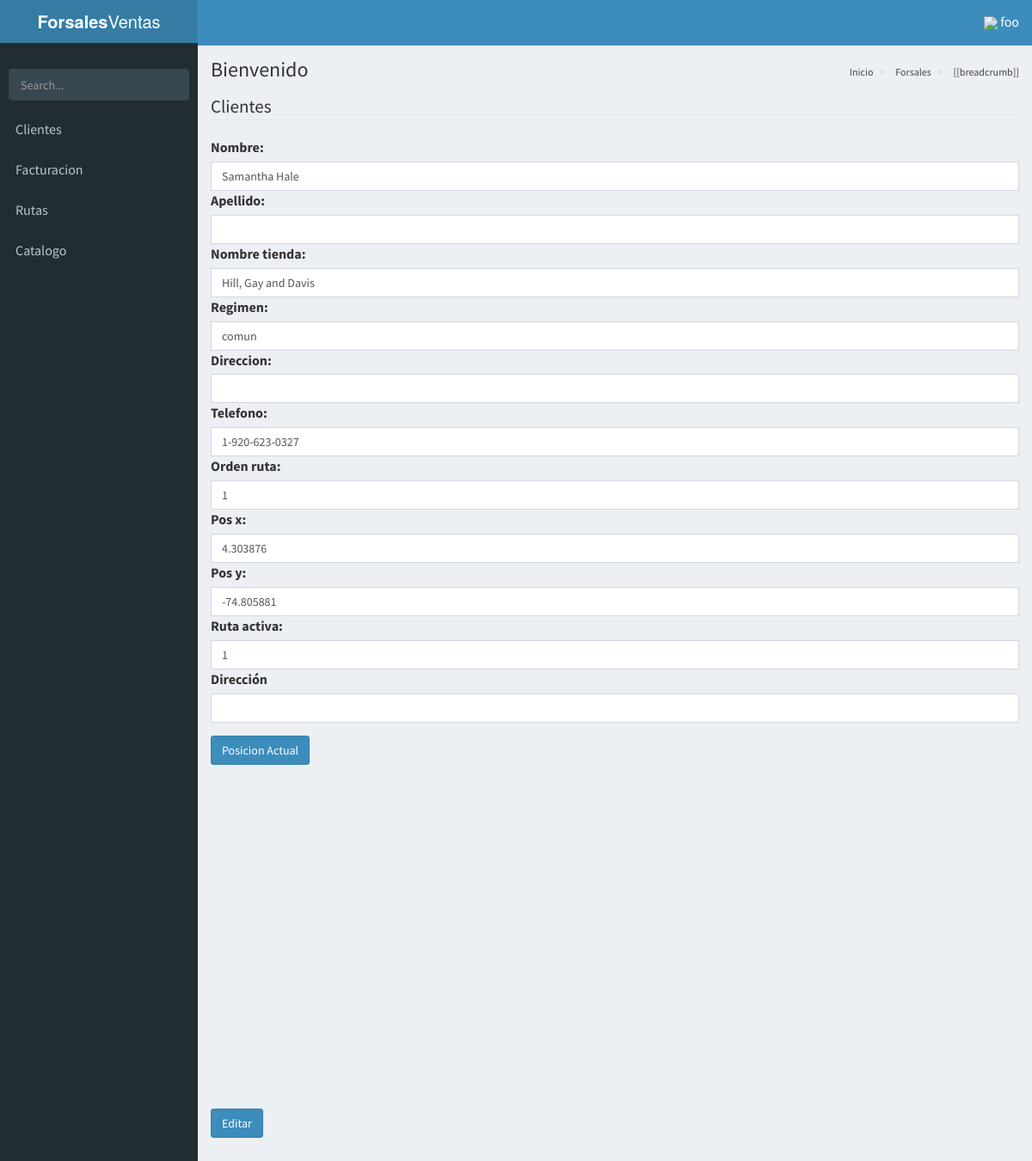
Page /clientes/actualizar/1 (signed in) on the committed database.
### base/models.py (models this page shows, shortened)
class cliente(models.Model):
	class Meta:
		ordering = ['orden_ruta']
	"""docstring for cliente"""
	nombre = models.CharField(max_length=45)
	apellido = models.CharField(max_length=45)
	nombre_tienda = models.CharField(max_length=45)
	regimen = models.CharField(max_length=45)
	direccion = models.CharField(max_length=45)
	telefono = models.CharField(max_length=45)
	orden_ruta = models.IntegerField()
	pos_x = models.CharField(max_length=50)
	pos_y = models.CharField(max_length=50)
	ruta_activa = models.CharField(max_length=1,default=1)

### base/views.py (the view)
# urls.py: url(r'^clientes/actualizar/(?P<pk>\d+)$', ActualizarCliente.as_view(), name="actualizar_cliente"),
class ActualizarCliente(LoginRequiredMixin,UpdateView):
	model = cliente
	fields = '__all__'
	template_name = 'clientes/actualizar.html'
	success_url = reverse_lazy('listar_clientes')

### base/templates/clientes/actualizar.html (shortened to what this page needs)
{% extends 'AdminLTE/index.html' %}
{% load bootstrap %}
{% load static %}
{% block content %}
<form method="post" role="form">
    <legend>Clientes</legend>
    {{ form|bootstrap }}
      <div class="form-group bmd-form-group is-filled">
        <label for="id_ruta_activa" class="control-label   bmd-label-static">Dirección</label>
        <div class=" ">
          <input id="map-address" maxlength="1" class="form-control">
        </div>
      </div>
      <button type="button" class="btn btn-primary mb-5" id="current"> Posicion Actual</button>
      <div id="g-map" style="width: 500px; height: 400px;"></div>
    <div class="form-group mt-5">
      <button type="submit" class="btn btn-primary">Editar</button>
    </div>
</form>
{% endblock content %}

### base/templates/AdminLTE/index.html (shortened to what this page needs)
{% load static %}
<!DOCTYPE html>
<html>
<head>
<link rel="stylesheet" href="https://unpkg.com/bootstrap-material-design@4.0.0-beta.3/dist/css/bootstrap-material-design.min.css"
>
  <link rel="stylesheet" href="{% static 'css/AdminLTE/bootstrap/css/bootstrap.min.css' %}">
  <link rel="stylesheet" href="{% static 'css/AdminLTE/AdminLTE.min.css' %}">
  <link rel="stylesheet" href="{% static 'css/AdminLTE/skins/_all-skins.min.css' %}">
  <link rel="stylesheet" href="{% static 'css/AdminLTE/plugins/iCheck/flat/blue.css' %}">
  <link rel="stylesheet" href="{% static 'css/AdminLTE/plugins/morris/morris.css' %}">
  <link rel="stylesheet" href="{% static 'css/AdminLTE/plugins/jvectormap/jquery-jvectormap-1.2.2.css' %}">
  <link rel="stylesheet" href="{% static 'css/AdminLTE/plugins/datepicker/datepicker3.css' %}">
  <link rel="stylesheet" href="{% static 'css/AdminLTE/plugins/daterangepicker/daterangepicker.css' %}">
  <link rel="stylesheet" href="{% static 'css/AdminLTE/plugins/bootstrap-wysihtml5/bootstrap3-wysihtml5.min.css' %}">
  <link rel="stylesheet" href="{% static 'alertifyjs/css/alertify.min.css' %}">
  <link rel="stylesheet" href="{% static 'alertifyjs/css/themes/bootstrap.min.css' %}">
  <link rel="stylesheet" href="{% static 'vue/vue-good-table/vue-good-table.css' %}">
</head>
<body class="hold-transition skin-blue sidebar-mini">
<div class="wrapper" id="vue-root">
  <header class="main-header">
    <a href="/" class="logo">
      <span class="logo-lg"><b>Forsales</b>Ventas</span>
    </a>
    <nav class="navbar navbar-static-top">
      <a href="#" class="sidebar-toggle" data-toggle="offcanvas" role="button">
      </a>
      <div class="navbar-custom-menu">
        <ul class="nav navbar-nav">
          <li class="dropdown user user-menu">
            <a href="#" class="dropdown-toggle" data-toggle="dropdown">
             <img style="width: 10%; " src="{% static 'img/user.png' %}">
              <span class="hidden-xs">{{ request.user.username }}</span>
            </a>
          </li>
        </ul>
      </div>
    </nav>
  </header>
  <aside class="main-sidebar">
    <section class="sidebar">
      <div class="user-panel">
      </div>
      <form action="#" method="get" class="sidebar-form">
        <div class="input-group">
          <input type="text" name="q" class="form-control" placeholder="Search...">
              <span class="input-group-btn">
                <button type="submit" name="search" id="search-btn" class="btn btn-flat">
                </button>
              </span>
        </div>
      </form>
      <ul class="sidebar-menu">
      {% if request.user.is_superuser %}
        <li class="header">PANEL DE CONTROL</li>
        <li>
          <a href="{% url 'listar_productos' %}">
            <i class="fa fa-shopping-basket" aria-hidden="true"><span>Productos</span></i>
          </a>
        </li>
        <li>
          <a href="{% url 'listar_clientes' %}">
            <i class="fa fa-th"></i> <span>Clientes</span>
          </a>
        </li>
        <li>
          <a href="{% url 'bodega' 'main' %}">
            <i class="fa fa-th"></i> <span>Bodega</span>
          </a>
        </li>
        <li>
          <a href="{% url 'listar_distribuidores' %}">
            <i class="fa fa-th"></i> <span>Distribuidores</span>
          </a>
        </li>
        <li>
          <a href="{% url 'listar_proveedores' %}">
            <i class="fa fa-th"></i> <span>Proveedores</span>
          </a>
        </li>
        <li class="treeview">
          <a href="#">
            <i class="fa fa-dashboard"></i> <span>Facturacion</span>
            <span class="pull-right-container">
              <i class="fa fa-angle-left pull-right"></i>
            </span>
          </a>
          <ul class="treeview-menu">
            <li class=""><a href="{% url 'factura' %}"><i class="fa fa-circle-o"></i> Listar</a></li>
          </ul>
           <ul class="treeview-menu">
            <li class=""><a href="{% url 'reportes' %}"><i class="fa fa-circle-o"></i> reportes</a></li>
          </ul>
        </li>
        <li class="treeview">
          <a href="#">
            <i class="fa fa-dashboard"></i> <span>Inventario</span>
            <span class="pull-right-container">
              <i class="fa fa-angle-left pull-right"></i>
            </span>
          </a>
          <ul class="treeview-menu">
            <li class=""><a href="{% url 'movimiento' %}"><i class="fa fa-circle-o"></i> Movimientos</a></li>
          </ul>
        </li>
        <!--li class="treeview">
          <a href="#">
            <i class="fa fa-dashboard"></i> <span>Catalogo</span>
            <span class="pull-right-container">
              <i class="fa fa-angle-left pull-right"></i>
            </span>
          </a>
          <ul class="treeview-menu">
            {% comment %}
            <li class=""><a href="{% url 'catalogos' %}"><i class="fa fa-circle-o"></i> Lista</a></li>
            {% endcomment %}
          </ul>
        </li-->
        <li class="treeview">
          <a href="#">
            <i class="fa fa-dashboard"></i> <span>Rutas</span>
            <span class="pull-right-container">
              <i class="fa fa-angle-left pull-right"></i>
            </span>
          </a>
          <ul class="treeview-menu">
            <li class=""><a href="{% url 'rutas-mapa' %}"><i class="fa fa-circle-o"></i> Rutas</a></li>
          </ul>
        </li>
      {% else %}
        {% if request.user %}
<li>
          <a href="{% url 'listar_clientes' %}">
             <span>Clientes</span>
          </a>
        </li>
          <li class="treeview">
            <a href="#">
               <span>Facturacion</span>
            </a>
          </li>
          <li class="treeview">
            <a href="#">
               <span>Rutas</span>
            </a>
          </li>
        <li class="treeview">
          <a href="#">
             <span>Catalogo</span>
          </a>
        </li>
        {% endif %}
      {% endif %}
      </ul>
    </section>
  </aside>
  <div class="content-wrapper">
    <section class="content-header">
      <h1>
        Bienvenido
      </h1>
      <ol class="breadcrumb">
        <li><a href="#"> Inicio</a></li>
        <li><a href="#"> Forsales </a></li>
        <li v-for="breadcrumb in breadcrumbs"><a href="#"> [[breadcrumb]] </a></li>
      </ol>
    </section>
    <section class="content">
      {% block content %}
      {% endblock content %}
    </section>
  </div>
</div>
</body>
</html>

### base/templates/AdminLTE/index.html (style rules this page uses)
html, body { font-size: 16px !important; }
.navbar { display: inherit !important; }

### rows in the picture
cliente: nombre "Samantha Hale", nombre_tienda "Hill, Gay and Davis", regimen "comun", telefono "1-920-623-0327", orden_ruta "1", pos_x "4.303876", pos_y "-74.805881", ruta_activa "1"

### other values in the picture
{{ request.user.username }} "foo"
